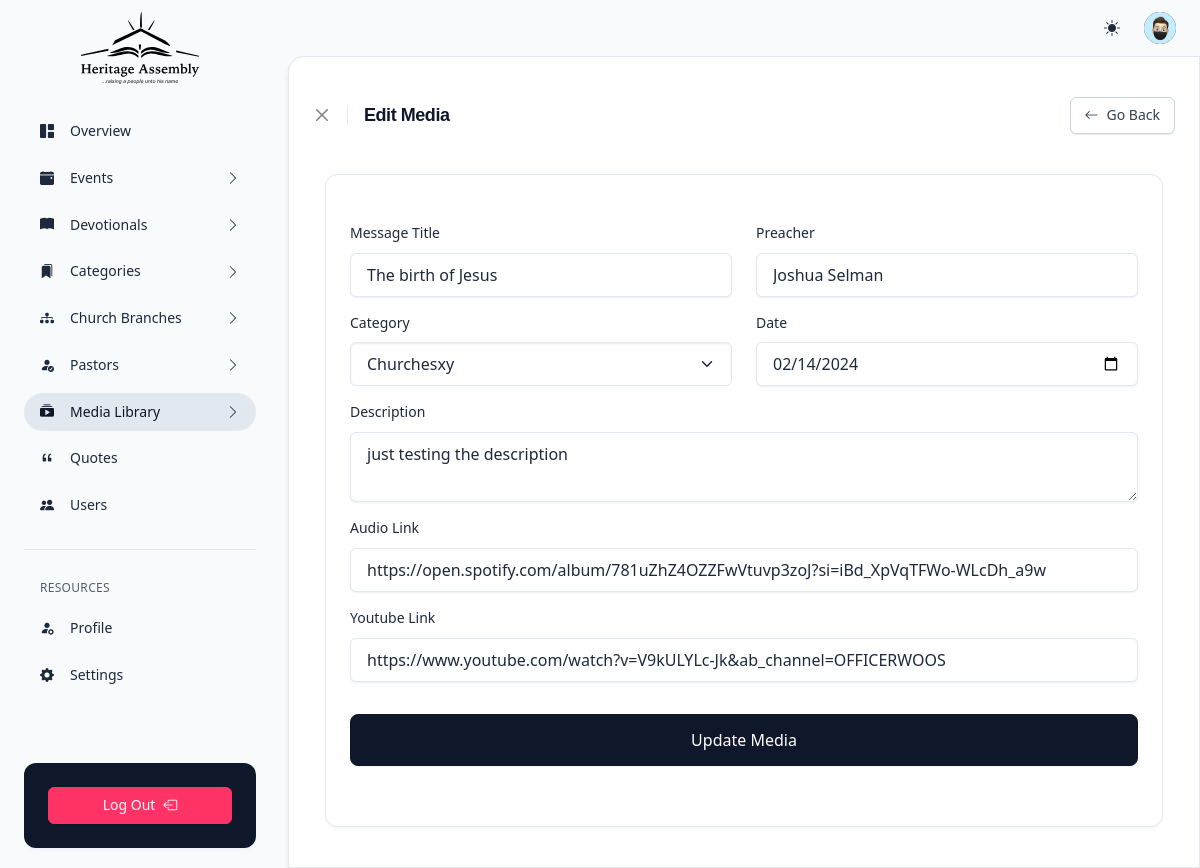
The page /edit-media?id=1 (signed in) on the database its author committed.
### tables this page shows
CREATE TABLE `tbl_media` (
  `id` int(11) NOT NULL,
  `messageTitle` varchar(100) NOT NULL,
  `preacher` varchar(100) NOT NULL,
  `category` varchar(100) NOT NULL,
  `date` varchar(100) NOT NULL,
  `description` longtext DEFAULT NULL,
  `audioLink` varchar(255) NOT NULL,
  `youtubeLink` varchar(255) NOT NULL,
  `dateCreated` datetime DEFAULT current_timestamp()
);

### edit-media.php (the view, shortened to what this page needs)
<?php
    include "./components/header.php";
    require_once "./auth/update.php";
    $id = $_GET['id'];
    $select_query = "SELECT * FROM tbl_media WHERE id='$id'";
    $result = mysqli_query($conn, $select_query);
    if (mysqli_num_rows($result) > 0) {
        while($row = mysqli_fetch_assoc($result)) {
            $messageTitle = $row['messageTitle'];
            $preacher = $row['preacher'];
            $category = $row['category'];
            $date = $row['date'];
            $description = $row['description'];
            $audioLink = $row['audioLink'];
            $youtubeLink = $row['youtubeLink'];
        }
    }
?>
    <div class="d-flex flex-column flex-lg-row h-lg-100 gap-1">
        <?php include "./components/side-nav.php"; ?>
        <div class="flex-lg-fill overflow-x-auto ps-lg-1 vstack vh-lg-100 position-relative">
            <?php include "./components/topnav.php"; ?>
            <div class="flex-fill overflow-y-lg-auto scrollbar bg-body rounded-top-4 rounded-top-start-lg-4 rounded-top-end-lg-0 border-top border-lg shadow-2">
                <main class="container-fluid px-6 pb-10">
                    <header class="py-10">
                        <div class="row align-items-center">
                            <div class="col">
                                <div class="d-flex align-items-center gap-4">
                                    <div><button type="button" onclick="history.back()" class="btn-close text-xs" aria-label="Close"></button></div>
                                    <h1 class="h4 ls-tight">Edit Media</h1>
                                </div>
                            </div>
                            <div class="col-auto d-none d-md-block">
                                <div class="hstack gap-2 justify-content-end">
                                    <button onclick="history.back()" class="btn d-inline-flex btn-sm btn-neutral"><span class="pe-2"><i class="bi bi-arrow-left"></i></span> <span>Go Back</span></button>
                                </div>
                            </div>
                        </div>
                    </header>
                    <div class="container">
                        <div class="card">
                            <div class="card-body pb-0">
                                <form class="row mb-5 mt-5" action="<?php echo htmlspecialchars($_SERVER["PHP_SELF"]); ?>" method="POST">
                                    <div class="col-sm-6 mb-3">
                                        <label class="form-label">Message Title</label>
                                        <input class="form-control" name="messageTitle" value="<?php echo $messageTitle; ?>" type="text">
                                    </div>
                                    <div class="col-sm-6 mb-3">
                                        <label class="form-label">Preacher</label>
                                        <input class="form-control" name="preacher" value="<?php echo $preacher; ?>" type="text">
                                    </div>
                                    <div class="col-sm-6 mb-3">
                                        <label class="form-label">Category</label>
                                        <select class="form-select" name="category" readonly>
                                            <option><?php echo $category; ?></option>
                                        </select>
                                    </div>
                                    <div class="col-sm-6 mb-3">
                                        <label class="form-label">Date</label>
                                        <input class="form-control" name="date" value="<?php echo $date; ?>" type="date">
                                    </div>
                                    <div class="mb-3">
                                        <label class="form-label">Description</label>
                                        <textarea class="form-control" name="description" type="text"><?php echo $description; ?></textarea>
                                    </div>
                                    <div class="mb-3">
                                        <label class="form-label">Audio Link</label>
                                        <input class="form-control" name="audioLink" value="<?php echo $audioLink; ?>" type="text">
                                    </div>
                                    <div class="mb-3">
                                        <label class="form-label">Youtube Link</label>
                                        <input class="form-control" name="youtubeLink" value="<?php echo $youtubeLink; ?>" type="text">
                                    </div>
                                    <div class="mt-5 mb-10">
                                        <button type="submit" name="update_media_btn" class="button btn w-100 btn-lg btn-dark" onclick="this.classList.toggle('button--loading')">
                                            <span class="button__text">Update Media</span>
                                        </button>
                                    </div>
                                </form>
                            </div>
                        </div>
                    </div>
                </main>
            </div>
        </div>
    </div>
<?php include "./components/footer.php"; ?>

### assets/css/utility.css (style rules this page uses)
[class*=shadow] { transition: all .15s ease-in-out }
.overflow-x-auto { overflow-x: auto!important }
.d-flex { display: flex!important }
.d-inline-flex { display: inline-flex!important }
.d-none { display: none!important }
.shadow-2 { box-shadow: 0 6px 6px -1px rgba(10,22,70,.1),0 0 1px rgba(10,22,70,.06)!important }
.position-relative { position: relative!important }
.border-top { border-top: var(--x-border-width)var(--x-border-style)var(--x-border-color)!important }
.w-100 { width: 100%!important }
.flex-fill { flex: auto!important }
.flex-column { flex-direction: column!important }
.justify-content-end { justify-content: flex-end!important }
.align-items-center { align-items: center!important }
.mt-5 { margin-top: 1.25rem!important }
.mb-3 { margin-bottom: .75rem!important }
.mb-5 { margin-bottom: 1.25rem!important }
.mb-10 { margin-bottom: 2.5rem!important }
.px-6 { padding-left: 1.5rem!important; padding-right: 1.5rem!important }
.py-10 { padding-top: 2.5rem!important; padding-bottom: 2.5rem!important }
.pe-2 { padding-right: .5rem!important }
.pb-0 { padding-bottom: 0!important }
.pb-10 { padding-bottom: 2.5rem!important }
.gap-1 { gap: .25rem!important }
.gap-2 { gap: .5rem!important }
.gap-4 { gap: 1rem!important }
.bg-body { --x-bg-opacity: 1; background-color: rgba(var(--x-body-bg-rgb),var(--x-bg-opacity))!important }
.bg-body-tertiary { --x-bg-opacity: 1; background-color: rgba(var(--x-tertiary-bg-rgb),var(--x-bg-opacity))!important }
.rounded-top-4 { border-top-left-radius: 1rem!important; border-top-right-radius: 1rem!important }
.text-xs { font-size: .75rem!important }
.ls-tight { letter-spacing: -.025em!important }
@media (min-width: 768px) { .d-md-block { display:block!important } }
@media (min-width: 992px) { .overflow-y-lg-auto { overflow-y:auto!important } }
@media (min-width: 992px) { .border-lg { border: var(--x-border-width)var(--x-border-style)var(--x-border-color)!important } }
@media (min-width: 992px) { .h-lg-100 { height: 100%!important } }
@media (min-width: 992px) { .vh-lg-100 { height: 100vh!important } }
@media (min-width: 992px) { .flex-lg-fill { flex: auto!important } }
@media (min-width: 992px) { .flex-lg-row { flex-direction: row!important } }
@media (min-width: 992px) { .ps-lg-1 { padding-left: .25rem!important } }
@media (min-width: 992px) { .rounded-top-start-lg-4 { border-top-left-radius: 1rem!important } }
@media (min-width: 992px) { .rounded-top-end-lg-0 { border-top-right-radius: 0!important } }

### assets/css/datatable.css (style rules this page uses)
:root { --dt-row-selected: 13, 110, 253; --dt-row-selected-text: 255, 255, 255; --dt-row-selected-link: 9, 10, 11; --dt-row-stripe: 0, 0, 0; --dt-row-hover: 0, 0, 0; --dt-column-ordering: 0, 0, 0; --dt-html-background: white }

### rows shown on the page
tbl_media: messageTitle "The birth of Jesus", preacher "Joshua Selman", category "Churchesxy", date "02/14/2024", description "just testing the description", audioLink "https://open.spotify.com/album/781uZhZ4OZZFwVtuvp3zoJ?si=iBd_XpVqTFWo-WLcDh_a9w", youtubeLink "https://www.youtube.com/watch?v=V9kULYLc-Jk&ab_channel=OFFICERWOOS"
